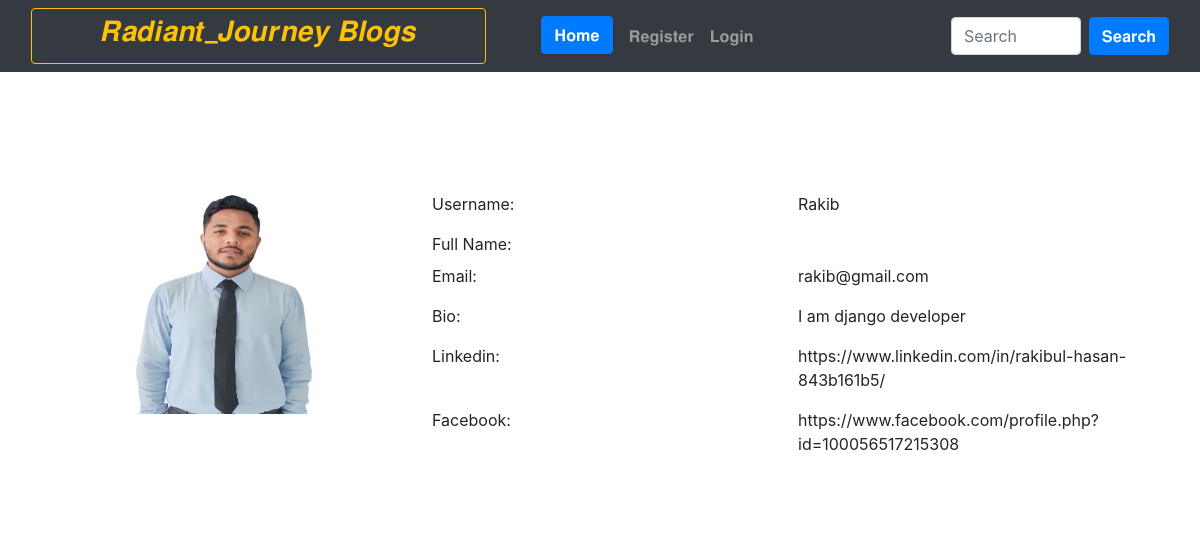
The page /user_profile/9/ on the database its author committed.
### home/models.py (models this page shows, shortened)
class BlogPost(models.Model):
    title=models.CharField(max_length=255)
    author= models.ForeignKey(User, on_delete=models.CASCADE)
    slug=models.CharField(max_length=130)
    content=models.TextField()
    image = models.ImageField(upload_to="profile_pics", blank=True, null=True)
    dateTime=models.DateTimeField(auto_now_add=True)
    category=models.ForeignKey(Category,on_delete=models.CASCADE)

class Profile(models.Model):
    user = models.OneToOneField(User, on_delete=models.CASCADE, blank=True, null=True)
    image = models.ImageField(upload_to="profile_pics", blank=True, null=True)
    bio = models.TextField(blank=True, null=True)
    phone_no = models.IntegerField(blank=True, null=True)
    facebook = models.CharField(max_length=300, blank=True, null=True)
    instagram = models.CharField(max_length=300, blank=True, null=True)
    linkedin = models.CharField(max_length=300, blank=True, null=True)

### home/views.py (the view)
# urls.py: path("user_profile/<int:myid>/", views.user_profile, name="user_profile"),
def user_profile(request, myid):
    post = BlogPost.objects.filter(id=myid)
    return render(request, "user_profile.html", {'post':post})

### home/templates/user_profile.html (shortened to what this page needs)
{% extends 'base.html' %}
{% block body %}
<div class="container profile">
            <form method="post">
                <div class="row">
                    {% for i in post %}
                    <div class="col-md-4">
                        <div class="profile-img">
                            {% if i.author.profile.image %}
                            <img src="{{i.author.profile.image.url}}" alt="" width="310px" height="270px">
                            {% endif %}
                        </div>
                    </div>
                    <div class="col-md-8">
                        <div class="profile-tab">
                            <div class="tab-pane">
                                <br><br>
                                        <div class="row">
                                            <div class="col-md-6">
                                                <label>Username:</label>
                                            </div>
                                            <div class="col-md-6">
                                                <p>{{i.author}}</p>
                                            </div>
                                        </div>
                                        <div class="row">
                                            <div class="col-md-6">
                                                <label>Full Name:</label>
                                            </div>
                                            <div class="col-md-6">
                                            </div>
                                        </div>
                                        <div class="row">
                                            <div class="col-md-6">
                                                <label>Email:</label>
                                            </div>
                                            <div class="col-md-6">
                                                <p>{{i.author.email}}</p>
                                            </div>
                                        </div>
                                        <div class="row">
                                            <div class="col-md-6">
                                                <label>Bio:</label>
                                            </div>
                                            <div class="col-md-6">
                                                <p>{{i.author.profile.bio}}</p>
                                            </div>
                                        </div>
                                        {% if i.author.profile.linkedin %}
                                        <div class="row">
                                            <div class="col-md-6">
                                                <label>Linkedin:</label>
                                            </div>
                                            <div class="col-md-6">
                                                <p>{{i.author.profile.linkedin}}</p>
                                            </div>
                                        </div>
                                        {% endif %}
                                        {% if i.author.profile.facebook %}
                                        <div class="row">
                                            <div class="col-md-6">
                                                <label>Facebook:</label>
                                            </div>
                                            <div class="col-md-6">
                                                <p>{{i.author.profile.facebook}}</p>
                                            </div>
                                        </div>
                                        {% endif %}
                                        {% endfor %}
                            </div>
                        </div>
                    </div>
            </form>
            </div>
        {% endblock %}

### rows shown on the page
BlogPost: author.profile.image (picture), author "Rakib", author.email "rakib@gmail.com", author.profile.bio "I am django developer", author.profile.linkedin "https://www.linkedin.com/in/rakibul-hasan-843b161b5/", author.profile.facebook "https://www.facebook.com/profile.php?id=100056517215308"
